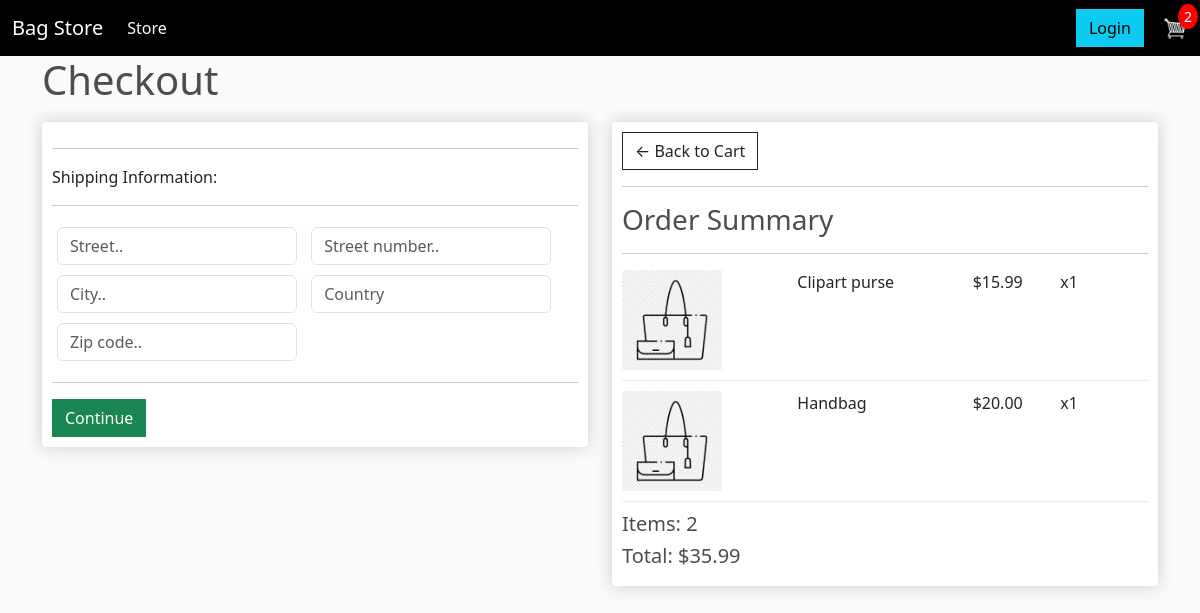
/checkout/ (signed in), run on an earlier commit of the app's database.
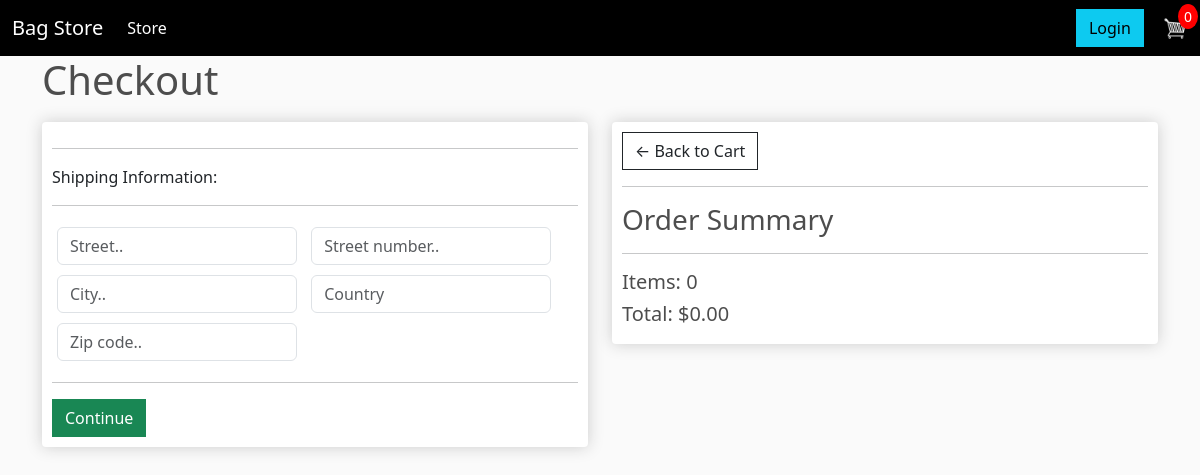
And on a later commit of the database.
### storeapp/models.py (models this page shows, shortened)
class OrderItem(models.Model):
    product = models.ForeignKey(Product, null=True, blank=True, on_delete=models.SET_NULL)
    order = models.ForeignKey(Order, null=True, blank=True, on_delete=models.SET_NULL)
    quantity = models.IntegerField(default=0)
    date_added = models.DateTimeField(auto_now_add=True)
    @property
    def get_total(self):
        total = self.product.price * self.quantity
        return total

class Product(models.Model):
    name = models.CharField(max_length=100, null=True)
    price = models.DecimalField(max_digits=10, decimal_places=2)
    stock = models.IntegerField()
    description = models.CharField(max_length=255, null=True)
    image = models.ImageField(null=True, blank=True)
    CHAIN_CHOICES = [
        ('silver', 'Silver'),
        ('gold', 'Gold'),
        ('no chain', 'No chain')
    ]
    SIZE_CHOICES = [
        ('S', 'Small'),
        ('M', 'Medium'),
        ('L', 'Large'),
    ]
    COLOR_CHOICES = [
        ("black", "Black"),
        ("white", "White"),
        ("red", "Red"),
        ("blue", "Blue"),
        ("yellow", "Yellow"),
        ("purple", "Purple"),
        ("green", "Green"),
        ("orange", "Orange"),
        ("pink", "Pink"),
        ("brown", "Brown"),
        ("gray", "Gray"),
    ]
    chain_type = models.CharField(max_length=10, choices=CHAIN_CHOICES, default="no chain")
    size_type = models.CharField(max_length=10, choices=SIZE_CHOICES, default="S")
    color = models.CharField(max_length=10, choices=COLOR_CHOICES, default="black")
    @property
    def imageURL(self):
        try:
            url = self.image.url
        except AttributeError:
            url = ''
        return url

class Order(models.Model):
    customer = models.ForeignKey(Customer, null=True, blank=True, on_delete=models.SET_NULL)
    date_ordered = models.DateTimeField(auto_now_add=True)
    complete = models.BooleanField(default=False)
    transaction_id = models.CharField(max_length=100, null=True)
    @property
    def get_cart_total(self):
        orderitems = self.orderitem_set.all()
        total = sum([item.get_total for item in orderitems])
        return total
    @property
    def get_cart_items(self):
        orderitems = self.orderitem_set.all()
        total = sum([item.quantity for item in orderitems])
        return total

### storeapp/views.py (the view)
# urls.py: path('checkout/', views.checkout, name='checkout'),
def checkout(request):
    if request.user.is_authenticated:
        customer = request.user.customer
        order, created = Order.objects.get_or_create(customer=customer, complete=False)
        items = order.orderitem_set.all()
        cartItems = order.get_cart_items
    else:
        items = []
        order = {'get_cart_total': 0, 'get_cart_items': 0}
        cartItems = order['get_cart_items']
    context = {'items': items, 'order': order, 'cartItems': cartItems}
    return render(request, 'store/checkout.html', context)

### storeapp/templates/store/checkout.html (shortened to what this page needs)
{% extends 'store/base.html' %}
{% load static %}
{% block content%}
<h1>Checkout</h1>
<div class="row">
    <div class="col-lg-6">
        <div class="box-element" id="form-wrapper">
            <form id="form">
                <div id="shipping-info">
                    <hr>
                    <p>Shipping Information:</p>
                    <hr>
                    <div class="form-field">
                        <input class="form-control" type="text" name="street_name" placeholder="Street..">
                    </div>
                    <div class="form-field">
                        <input class="form-control" type="text" name="street_number" placeholder="Street number..">
                    </div>
                    <div class="form-field">
                        <input class="form-control" type="text" name="city" placeholder="City..">
                    </div>
                    <div class="form-field">
                        <input class="form-control" type="text" name="country" placeholder="Country">
                    </div>
                    <div class="form-field">
                        <input class="form-control" type="text" name="zipcode" placeholder="Zip code..">
                    </div>
                </div>
                <hr>
                <input id="form-button" class="btn btn-success btn-block" type="submit" value="Continue">
            </form>
        </div>
        <br>
    </div>
    <div class="col-lg-6">
        <div class="box-element">
            <a class="btn btn-outline-dark" href="{% url 'cart' %}">&#x2190; Back to Cart</a>
            <hr>
            <h3>Order Summary</h3>
            <hr>
            {% for item in items %}
            <div class="cart-row">
                <div style="flex:2"><img class="row-image" src="{{item.product.imageURL}}"></div>
                <div style="flex:2"><p>{{item.product.name}}</p></div>
                <div style="flex:1"><p>${{item.product.price}}</p></div>
                <div style="flex:1"><p>x{{item.quantity}}</p></div>
            </div>
            {% endfor %}
            <h5>Items: {{order.get_cart_items}}</h5>
            <h5>Total: ${{order.get_cart_total|floatformat:2}}</h5>
        </div>
    </div>
</div>
{% endblock content%}

What changed in the data, as far as the page shows it:
no longer on this page (row unchanged): OrderItem: product.imageURL (picture), product.name "Clipart purse", product.price "15.99", quantity "1"
no longer on this page (row unchanged): OrderItem: product.imageURL (picture), product.name "Handbag", product.price "20.00", quantity "1"
no longer on this page (row edited): Order: get_cart_items "2", get_cart_total "35.99"
added Order: get_cart_items "0", get_cart_total "0.00"
Also different on the page:
{{ cartItems }}: "2" → "0"
